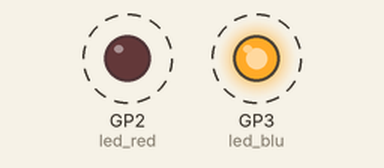
Bench run of a program on a simulated Raspberry Pi Pico running MicroPython. On the bench: output pins drawn as LEDs (lit = HIGH). Dashed ring = blinking.

Above: at 0.1 s.
Timing chart, 0 to 3.0 s (numbered marks = the images above):
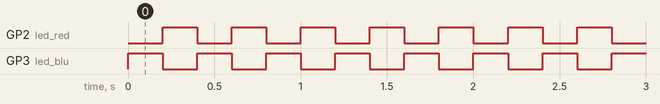

Measured:
- by itself, GP2 (led_red), GP3 (led_blu): alternates HIGH for 0.20 s and LOW for 0.20 s

The program:

1_led.py
```python
from machine import Pin
import time

# GPIO 핀 설정
led_red = Pin(2, Pin.OUT)
led_blu = Pin(3, Pin.OUT)

# High Signal function
def turnOffLeds(ledPin):
    ledPin.on()

# Low Signal function
def turnOnLeds(ledPin):
    ledPin.off()

# 메인 루프
try:
    timeDelay = 0.2

    while True:
        turnOnLeds(led_red)
        turnOffLeds(led_blu)
        time.sleep(timeDelay)

        turnOffLeds(led_red)
        turnOnLeds(led_blu)
        time.sleep(timeDelay)

except KeyboardInterrupt :
    print("Turn off")
```
